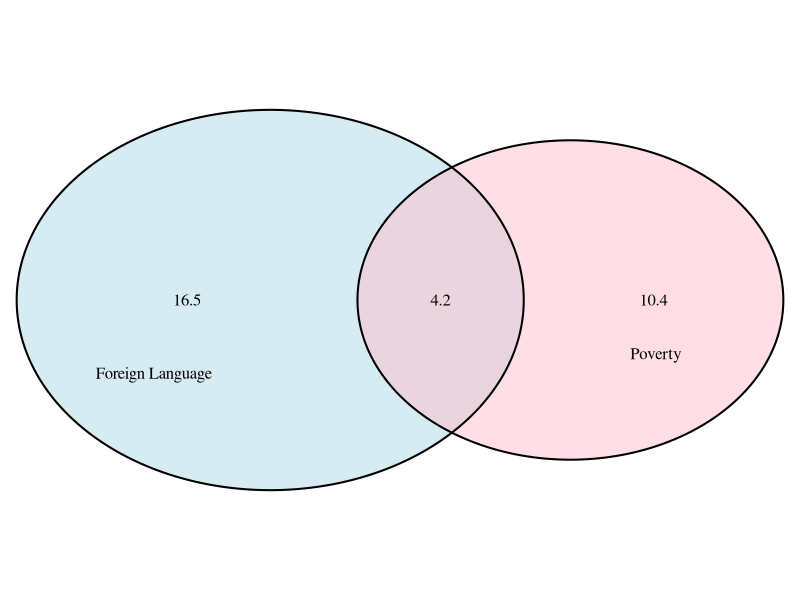
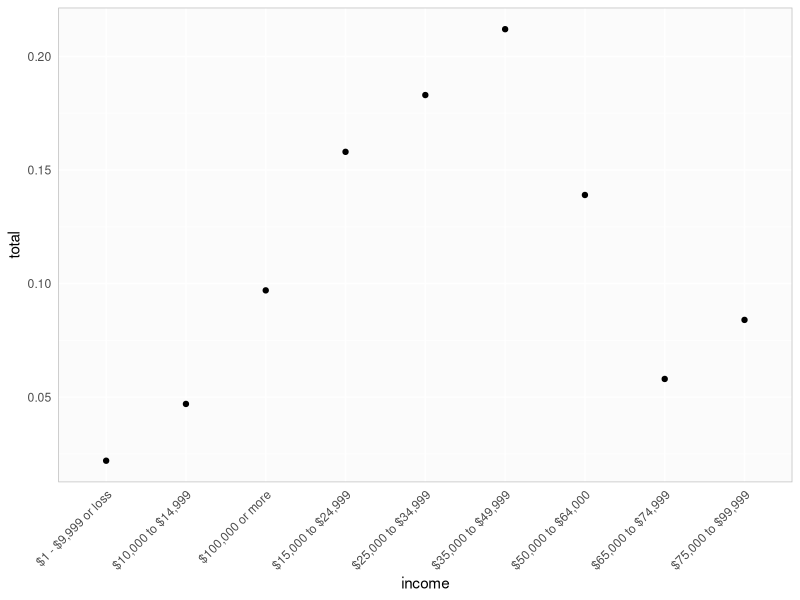

Recreate these plots in R, in order.
## ---- chunk 1
library(ggplot2)
myTheme <- theme(axis.ticks=element_blank(),  
                  panel.border = element_rect(color="gray", fill=NA), 
                  panel.background=element_rect(fill="#FBFBFB"), 
                  panel.grid.major.y=element_line(color="white", size=0.5), 
                  panel.grid.major.x=element_line(color="white", size=0.5))
## ---- chunk 2
library(VennDiagram)
pov <- 14.6
forLang <- 20.7
both <- 4.2
povOnly <- pov - both
forLangOnly <- forLang - both

venn.plot <- draw.pairwise.venn(pov, 
                   forLang,
                   cross.area=both, 
                   c("Poverty", "Foreign Language"), 
                   fill=c("pink", "lightblue"),
                   cat.dist=-0.08,
                   ind=FALSE)
grid.draw(venn.plot)
## ---- chunk 3
fBlue <- c(78,19,11)
fBrown <- c(23,23,9)
fGreen <- c(13,12,16)
df <- data.frame(fBlue, fBrown, fGreen)
row.names(df) <- c("mBlue", "mBrown", "mGreen")
df$sum <- c(sum(df["mBlue",]), sum(df["mBrown",]), sum(df["mGreen",]))

dfProp <- df / df$sum
dfProp
## ---- chunk 4
prob <- c(0.54, 0.34, 0.12)
bags <- c(0, 1, 2)
fees <- c(0, 25, 25 + 35)
df38 <- data.frame(prob, bags, fees)
df38$weightRev <- df38$prob * df38$fees
df38
# Compute the average revenue per passenger
avgRevPerPax <- sum(df38$weightRev)
avgRevPerPax
# Compute Variance
df38$DiffMean <- df38$weightRev - avgRevPerPax
df38$DiffMeanSqrd <- df38$DiffMean ^ 2
df38$DiffMeanSqrdTimesProb <- df38$DiffMeanSqrd * df38$prob
df38
# Compute standard deviation
varRevPerPax <- sum(df38$DiffMeanSqrdTimesProb)
sdRevPerPax <- sqrt(varRevPerPax)
sdRevPerPax
## ---- chunk 5
pax <- 120
avgFlightRev <- avgRevPerPax * pax
avgFlightRev

# Standard Deviation
varFlightRev <- (pax ^ 2) * varRevPerPax
sdFlightRev <- sqrt(varFlightRev)
sdFlightRev
## ---- chunk 6
income <- c("$1 - $9,999 or loss", 
            "$10,000 to $14,999", 
            "$15,000 to $24,999",
            "$25,000 to $34,999",
            "$35,000 to $49,999",
            "$50,000 to $64,000",
            "$65,000 to $74,999",
            "$75,000 to $99,999",
            "$100,000 or more")
total <- c(0.022, 0.047, 0.158, 0.183, 0.212, 0.139, 0.058, 0.084, 0.097)

df44 <- data.frame(income, total)
df44
## ---- chunk 7
g44 <- ggplot(data=df44) + 
  geom_point(aes(x=income, y=total)) + 
  myTheme + 
  theme(axis.text.x = element_text(angle=45, vjust=1, hjust=1))
g44
## ---- chunk 8
pr50K <- sum(df44[1:5,]$total)
pr50K
